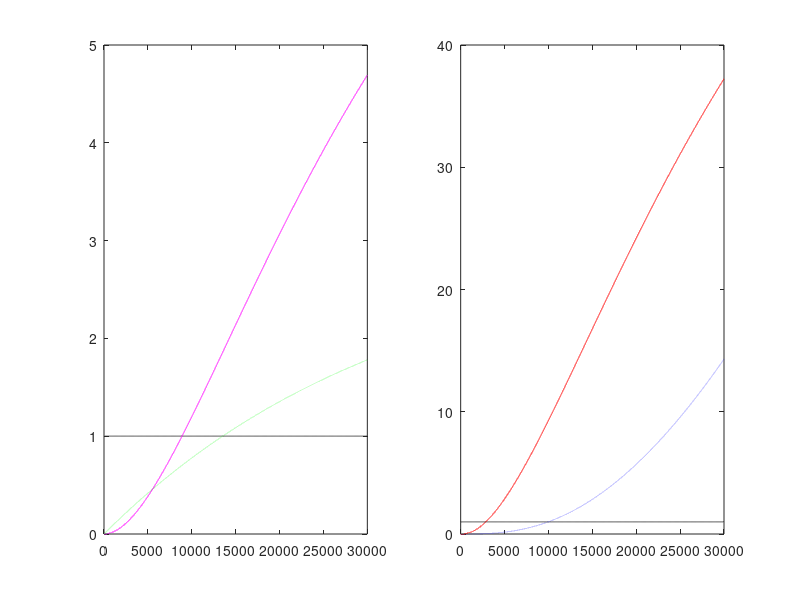

This chart was generated by the following MATLAB code:
dt=0.01;Tmax=30000;
L=zeros(1,Tmax);L(1)=1;%LT-HSC
S=zeros(1,Tmax);S(1)=0;%ST-HSC
M=zeros(1,Tmax);M(1)=0;%MPP
Cl=zeros(1,Tmax);Cl(1)=0;%リンパ球共通前駆細胞
Cm=zeros(1,Tmax);Cm(1)=0;%骨髄系共通前駆細胞
p1=0.009;p2=0.042;p3=4;
d1=0.009;d2=0.045;d3=0.022;d4=3.992;d5=0.00;d6=0.5;
for T=1:Tmax-1
    L(T+1)=L(T)+dt*(p1-d1)*L(T);
    S(T+1)=S(T)+dt*(d1*L(T)+(p2-d2)*S(T));
    M(T+1)=M(T)+dt*(d2*S(T)+(p3-d3-d4)*M(T));
    Cl(T+1)=Cl(T)+dt*(d3*M(T)-d5*Cl(T));
    Cm(T+1)=Cm(T)+dt*(d4*M(T)-d6*Cm(T));
end
X=1:Tmax;figure('Position',[0 300 1000 400]);
subplot(1,2,1);plot(X,L,'k--',X,S,'g:',X,M,'m');   %L破線(黒)，S点線(緑)，M実線(紫)でプロット
subplot(1,2,2);plot(X,L,'k--',X,Cl,'b:',X,Cm,'r');   %L破線(黒)，Cl点線(青)，Cm実線(赤)でプロット
